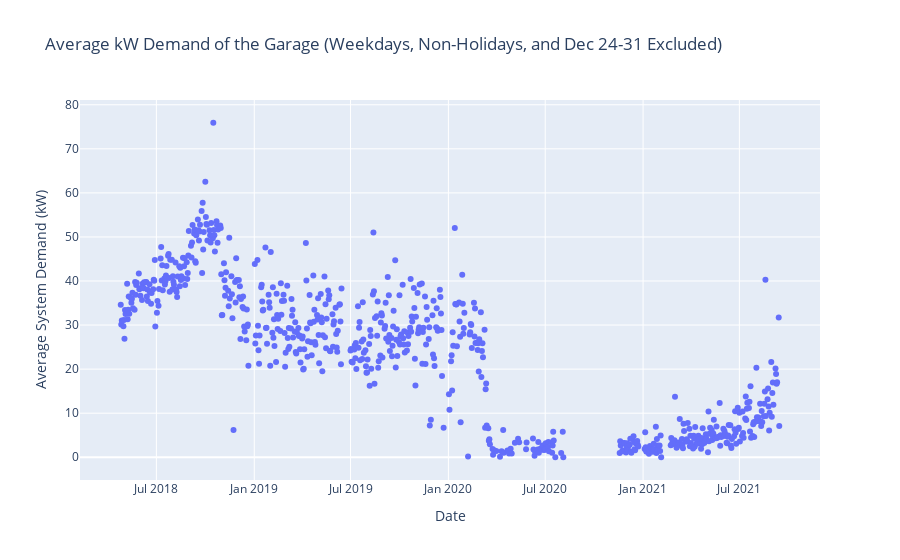

Source (notebook cell):
### Code cell
# Generate and exclude US holidays for the years 2018-2021
years = [2018, 2019, 2020, 2021]
us_holidays = holidays.US(years=years)
holiday_dates = pd.to_datetime(list(us_holidays.keys()))
daily_avg = daily_avg[~daily_avg['timestamp'].isin(holiday_dates)]

# Also exclude any dates from December 24 to December 31 regardless
daily_avg = daily_avg[~((daily_avg['timestamp'].dt.month == 12) & (daily_avg['timestamp'].dt.day >= 24))]

fig_demand = px.scatter(
    daily_avg,
    x='timestamp',
    y='total_power',
    labels={'timestamp': 'Date', 'total_power': 'Average System Demand (kW)'},
    title='Average kW Demand of the Garage (Weekdays, Non-Holidays, and Dec 24-31 Excluded)'
)

fig_demand.show()

### Figure 1 — Plotly figure (JSON) as saved in the notebook; plotly's stock layout.template omitted (floating-point values rounded to 4 significant figures; data arrays with more than 128 entries replaced by an {"elided": "..."} marker saying what was removed)
{"data": [{"hovertemplate": "Date=%{x}<br>Average System Demand (kW)=%{y}<extra></extra>", "legendgroup": "", "marker": {"color": "#636efa", "symbol": "circle"}, "mode": "markers", "name": "", "orientation": "v", "showlegend": false, "type": "scatter", "x": {"elided": "836 str values"}, "xaxis": "x", "y": {"elided": "836 float values"}, "yaxis": "y"}], "layout": {"legend": {"tracegroupgap": 0}, "title": {"text": "Average kW Demand of the Garage (Weekdays, Non-Holidays, and Dec 24-31 Excluded)"}, "xaxis": {"anchor": "y", "domain": [0, 1], "title": {"text": "Date"}}, "yaxis": {"anchor": "x", "domain": [0, 1], "title": {"text": "Average System Demand (kW)"}}}}
